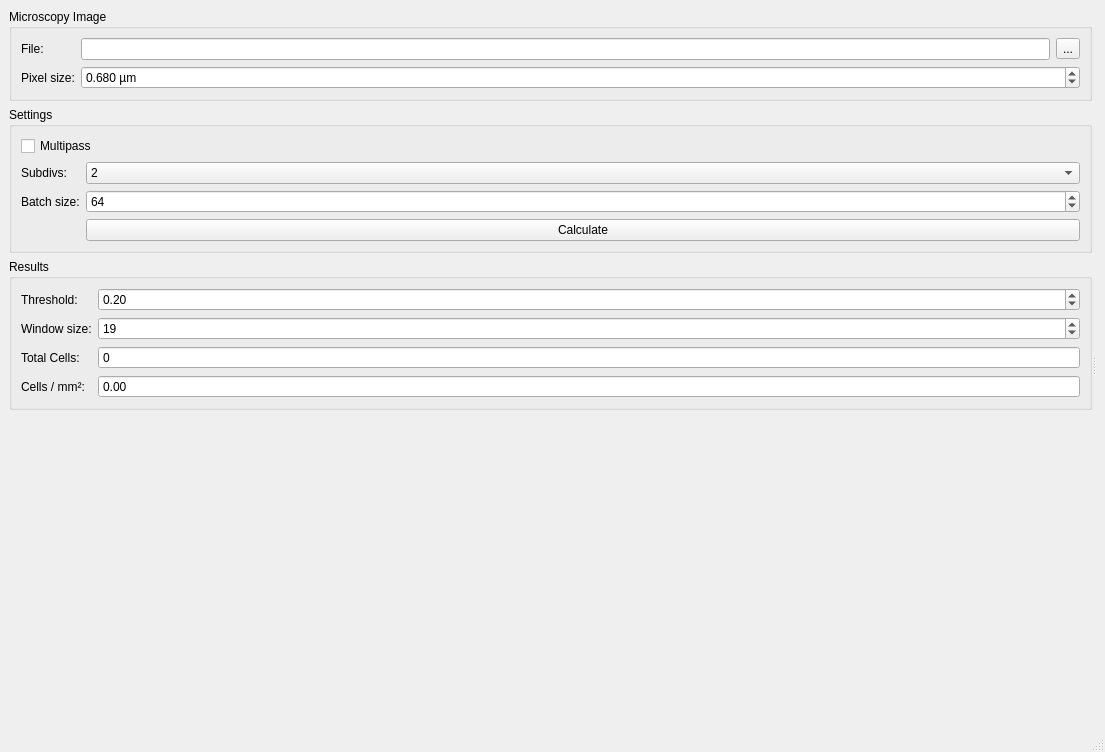
<?xml version="1.0" encoding="UTF-8"?>
<ui version="4.0">
 <class>MainWindow</class>
 <widget class="QMainWindow" name="MainWindow">
  <property name="geometry">
   <rect>
    <x>0</x>
    <y>0</y>
    <width>1105</width>
    <height>752</height>
   </rect>
  </property>
  <property name="windowTitle">
   <string>Cell Counter</string>
  </property>
  <widget class="QWidget" name="centralwidget">
   <layout class="QVBoxLayout" name="verticalLayout_2">
    <item>
     <widget class="QSplitter" name="splitter">
      <property name="orientation">
       <enum>Qt::Horizontal</enum>
      </property>
      <widget class="QFrame" name="frame">
       <property name="frameShape">
        <enum>QFrame::NoFrame</enum>
       </property>
       <property name="frameShadow">
        <enum>QFrame::Raised</enum>
       </property>
       <layout class="QVBoxLayout" name="verticalLayout">
        <property name="leftMargin">
         <number>0</number>
        </property>
        <property name="topMargin">
         <number>0</number>
        </property>
        <property name="rightMargin">
         <number>0</number>
        </property>
        <property name="bottomMargin">
         <number>0</number>
        </property>
        <item>
         <widget class="QGroupBox" name="groupBox">
          <property name="title">
           <string>Microscopy Image</string>
          </property>
          <layout class="QFormLayout" name="formLayout_3">
           <item row="0" column="0">
            <widget class="QLabel" name="label_7">
             <property name="text">
              <string>File:</string>
             </property>
            </widget>
           </item>
           <item row="0" column="1">
            <layout class="QHBoxLayout" name="horizontalLayout_2">
             <item>
              <widget class="QLineEdit" name="editFile"/>
             </item>
             <item>
              <widget class="QToolButton" name="buttonSelectFile">
               <property name="text">
                <string>...</string>
               </property>
              </widget>
             </item>
            </layout>
           </item>
           <item row="1" column="0">
            <widget class="QLabel" name="label_8">
             <property name="text">
              <string>Pixel size:</string>
             </property>
            </widget>
           </item>
           <item row="1" column="1">
            <widget class="QDoubleSpinBox" name="spinPixelSize">
             <property name="suffix">
              <string> µm</string>
             </property>
             <property name="decimals">
              <number>3</number>
             </property>
             <property name="minimum">
              <double>0.010000000000000</double>
             </property>
             <property name="maximum">
              <double>1000.000000000000000</double>
             </property>
             <property name="singleStep">
              <double>0.100000000000000</double>
             </property>
             <property name="value">
              <double>0.680000000000000</double>
             </property>
            </widget>
           </item>
          </layout>
         </widget>
        </item>
        <item>
         <widget class="QGroupBox" name="group_settings">
          <property name="title">
           <string>Settings</string>
          </property>
          <layout class="QFormLayout" name="formLayout">
           <item row="1" column="0">
            <widget class="QLabel" name="label">
             <property name="text">
              <string>Subdivs:</string>
             </property>
            </widget>
           </item>
           <item row="1" column="1">
            <widget class="QComboBox" name="comboSubdiv">
             <property name="currentIndex">
              <number>1</number>
             </property>
             <item>
              <property name="text">
               <string>1</string>
              </property>
             </item>
             <item>
              <property name="text">
               <string>2</string>
              </property>
             </item>
             <item>
              <property name="text">
               <string>4</string>
              </property>
             </item>
            </widget>
           </item>
           <item row="0" column="0" colspan="2">
            <widget class="QCheckBox" name="checkMultipass">
             <property name="text">
              <string>Multipass</string>
             </property>
            </widget>
           </item>
           <item row="2" column="0">
            <widget class="QLabel" name="label_4">
             <property name="text">
              <string>Batch size:</string>
             </property>
            </widget>
           </item>
           <item row="2" column="1">
            <widget class="QSpinBox" name="spinBatchSize">
             <property name="minimum">
              <number>4</number>
             </property>
             <property name="maximum">
              <number>512</number>
             </property>
             <property name="value">
              <number>64</number>
             </property>
            </widget>
           </item>
           <item row="3" column="1">
            <widget class="QPushButton" name="buttonCalculate">
             <property name="text">
              <string>Calculate</string>
             </property>
            </widget>
           </item>
          </layout>
         </widget>
        </item>
        <item>
         <widget class="QGroupBox" name="group_results">
          <property name="title">
           <string>Results</string>
          </property>
          <layout class="QFormLayout" name="formLayout_2">
           <item row="0" column="0">
            <widget class="QLabel" name="label_2">
             <property name="text">
              <string>Threshold:</string>
             </property>
            </widget>
           </item>
           <item row="0" column="1">
            <widget class="QDoubleSpinBox" name="spinThreshold">
             <property name="minimum">
              <double>0.010000000000000</double>
             </property>
             <property name="maximum">
              <double>1.000000000000000</double>
             </property>
             <property name="value">
              <double>0.200000000000000</double>
             </property>
            </widget>
           </item>
           <item row="1" column="0">
            <widget class="QLabel" name="label_5">
             <property name="text">
              <string>Window size:</string>
             </property>
            </widget>
           </item>
           <item row="1" column="1">
            <widget class="QSpinBox" name="spinWinSize">
             <property name="maximum">
              <number>101</number>
             </property>
             <property name="value">
              <number>19</number>
             </property>
            </widget>
           </item>
           <item row="2" column="1">
            <widget class="QSpinBox" name="spinCells">
             <property name="readOnly">
              <bool>true</bool>
             </property>
             <property name="buttonSymbols">
              <enum>QAbstractSpinBox::NoButtons</enum>
             </property>
             <property name="maximum">
              <number>10000</number>
             </property>
            </widget>
           </item>
           <item row="3" column="1">
            <widget class="QDoubleSpinBox" name="spinCellsPer">
             <property name="readOnly">
              <bool>true</bool>
             </property>
             <property name="buttonSymbols">
              <enum>QAbstractSpinBox::NoButtons</enum>
             </property>
             <property name="prefix">
              <string/>
             </property>
             <property name="maximum">
              <double>99999.000000000000000</double>
             </property>
            </widget>
           </item>
           <item row="3" column="0">
            <widget class="QLabel" name="label_3">
             <property name="text">
              <string>Cells / mm²:</string>
             </property>
            </widget>
           </item>
           <item row="2" column="0">
            <widget class="QLabel" name="label_6">
             <property name="text">
              <string>Total Cells:</string>
             </property>
            </widget>
           </item>
          </layout>
         </widget>
        </item>
        <item>
         <spacer name="verticalSpacer_2">
          <property name="orientation">
           <enum>Qt::Vertical</enum>
          </property>
          <property name="sizeHint" stdset="0">
           <size>
            <width>20</width>
            <height>40</height>
           </size>
          </property>
         </spacer>
        </item>
        <item>
         <widget class="MatPlotWidget" name="histogram" native="true">
          <property name="minimumSize">
           <size>
            <width>250</width>
            <height>250</height>
           </size>
          </property>
         </widget>
        </item>
       </layout>
      </widget>
      <widget class="QWidget" name="layoutWidget">
       <layout class="QVBoxLayout" name="verticalLayout_3">
        <item>
         <widget class="ImagePlotWidget" name="plot1" native="true"/>
        </item>
        <item>
         <widget class="ImagePlotWidget" name="plot2" native="true"/>
        </item>
       </layout>
      </widget>
     </widget>
    </item>
   </layout>
  </widget>
  <widget class="QMenuBar" name="menubar">
   <property name="geometry">
    <rect>
     <x>0</x>
     <y>0</y>
     <width>1105</width>
     <height>21</height>
    </rect>
   </property>
  </widget>
  <widget class="QStatusBar" name="statusbar"/>
 </widget>
 <customwidgets>
  <customwidget>
   <class>MatPlotWidget</class>
   <extends>QWidget</extends>
   <header>MatPlotWidget.h</header>
   <container>1</container>
  </customwidget>
  <customwidget>
   <class>ImagePlotWidget</class>
   <extends>QWidget</extends>
   <header>ImagePlotWidget.h</header>
   <container>1</container>
  </customwidget>
 </customwidgets>
 <resources/>
 <connections/>
</ui>
